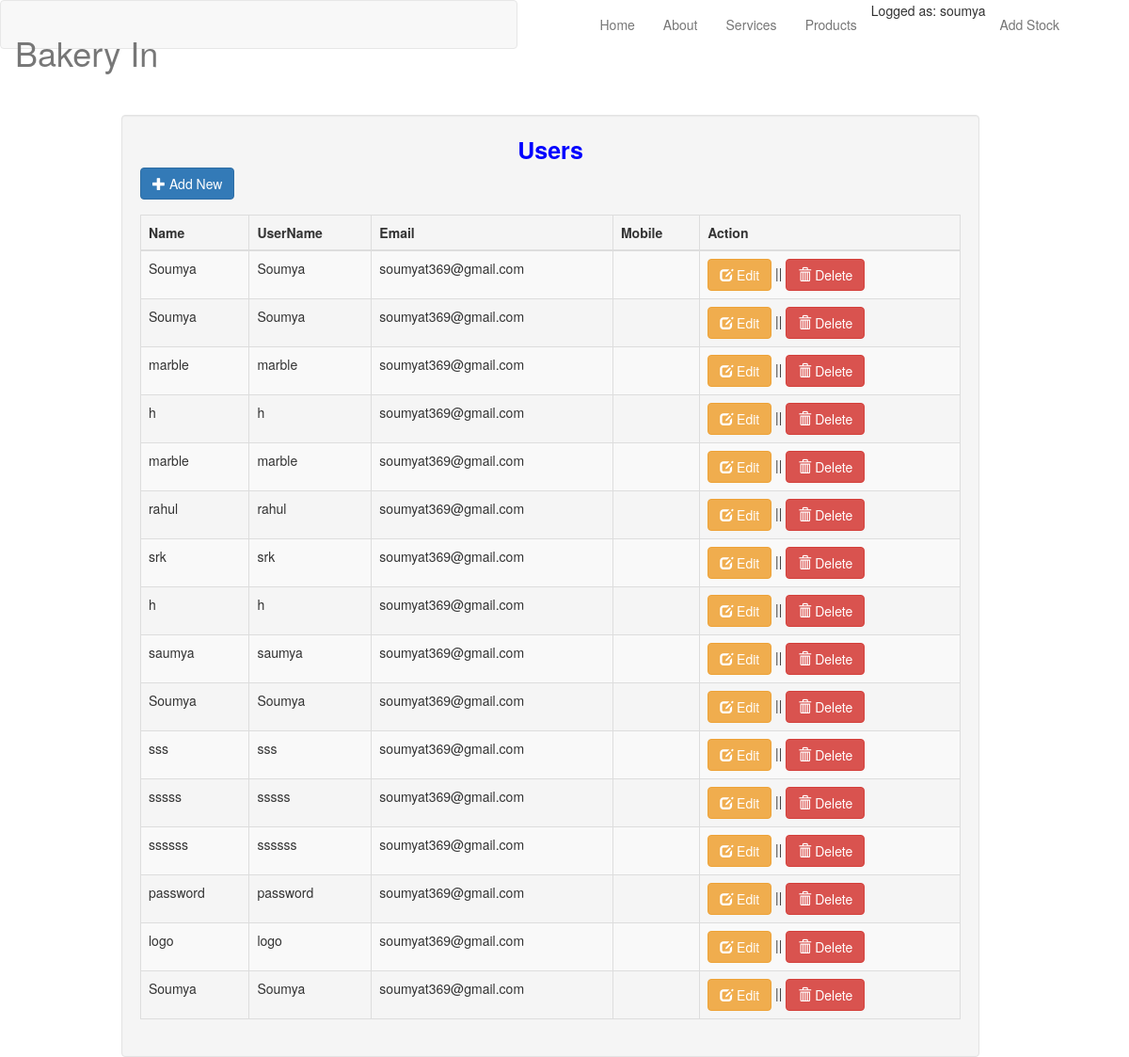
Page /users.php (signed in) on the committed database.
### tables this page shows
CREATE TABLE IF NOT EXISTS `register` (
  `id` int(10) NOT NULL AUTO_INCREMENT,
  `image` varchar(100) NOT NULL,
  `name` varchar(20) NOT NULL,
  `uname` varchar(20) NOT NULL,
  `email` varchar(50) NOT NULL,
  `gender` varchar(5) NOT NULL,
  `pwd` varchar(50) NOT NULL,
  `date` timestamp NOT NULL DEFAULT CURRENT_TIMESTAMP ON UPDATE CURRENT_TIMESTAMP,
  PRIMARY KEY (`id`),
  UNIQUE KEY `uname` (`uname`)
);

### users.php (the view, shortened to what this page needs)
<?php
	$logged=$_SESSION['uname'];
 require 'config.php';
?>
<!DOCTYPE html>
<html lang="en">
<head>
<link href="css/bootstrap.css" rel="stylesheet" type="text/css" media="all" />
<link href="css/style.css" rel="stylesheet" type="text/css" media="all" />
<link href="css/font-awesome.css" rel="stylesheet">
<link rel="stylesheet" href="https://maxcdn.bootstrapcdn.com/bootstrap/3.3.6/css/bootstrap.min.css">
<link rel="stylesheet" href="https://maxcdn.bootstrapcdn.com/bootstrap/3.3.6/css/bootstrap.min.css">
</head>
<body>
	<div class="header" id="home">
		<div class="content white">
			<nav class="navbar navbar-default" role="navigation">
				<div class="container">
					<div class="navbar-header">
						<a class="navbar-brand" href="index.html">
							<h1>Bakery In</h1>
						</a>
					</div>
					<div class="collapse navbar-collapse" id="bs-example-navbar-collapse-1">
						<nav>
							<ul class="nav navbar-nav" style="float: right;">
								<li><a href="mainhome.php" class="active">Home</a></li>
								<li><a href="about.html">About </a></li>
								<li><a href="services.html">Services</a></li>
								<li><a href="products.php">Products</a></li>
								<li>Logged as: <?php echo $logged; ?>
	?></li><li><a href="stock.php">Add Stock</a></li>
							</ul>
						</nav>
					</div>
				</div>
			</nav>
		</div>
	</div>
    <div class="container">
	<div style="height:50px;"></div>
	<div class="well" style="margin:auto; padding:auto; width:80%;">
	<span style="font-size:25px; color:blue"><center><strong>Users</strong></center></span>
		<span class="pull-left"><a href="#addnew" data-toggle="modal" class="btn btn-primary"><span class="glyphicon glyphicon-plus"></span> Add New</a></span>
		<div style="height:50px;"></div>
		<table class="table table-striped table-bordered table-hover">
			<thead>
				<th>Name</th>
				<th>UserName</th>
				<th>Email</th>
                <th>Mobile</th>
				<th>Action</th>
			</thead>
			<tbody>
			<?php
				include('conn.php');
				$query=mysqli_query($conn,"select * from `register`");
				while($row=mysqli_fetch_array($query)){
					?>
					<tr>
						<td><?php echo $row['name']; ?></td>
						<td><?php echo $row['name']; ?></td>
						<td><?php echo $row['email']; ?></td>
                        <td><?php echo $row['mobile']; ?></td>
						<td>
							<a href="#edit<?php echo $row['id']; ?>" data-toggle="modal" class="btn btn-warning"><span class="glyphicon glyphicon-edit"></span> Edit</a> ||
							<a href="#del<?php echo $row['id']; ?>" data-toggle="modal" class="btn btn-danger"><span class="glyphicon glyphicon-trash"></span> Delete</a>
						</td>
					</tr>
					<?php
				}
			?>
			</tbody>
		</table>
	</div>
</div>
</body>
</html>

### style.css (style rules this page uses)
body { max-width: 550px; font-family: Arial; }

### rows in the picture
register: name "Soumya", email "soumyat369@gmail.com"
register: name "Soumya", email "soumyat369@gmail.com"
register: name "marble", email "soumyat369@gmail.com"
register: name "h", email "soumyat369@gmail.com"
register: name "marble", email "soumyat369@gmail.com"
register: name "rahul", email "soumyat369@gmail.com"
register: name "srk", email "soumyat369@gmail.com"
register: name "h", email "soumyat369@gmail.com"
register: name "saumya", email "soumyat369@gmail.com"
register: name "Soumya", email "soumyat369@gmail.com"
register: name "sss", email "soumyat369@gmail.com"
register: name "sssss", email "soumyat369@gmail.com"
register: name "ssssss", email "soumyat369@gmail.com"
register: name "password", email "soumyat369@gmail.com"
register: name "logo", email "soumyat369@gmail.com"
register: name "Soumya", email "soumyat369@gmail.com"

### other values in the picture
$logged "soumya"
